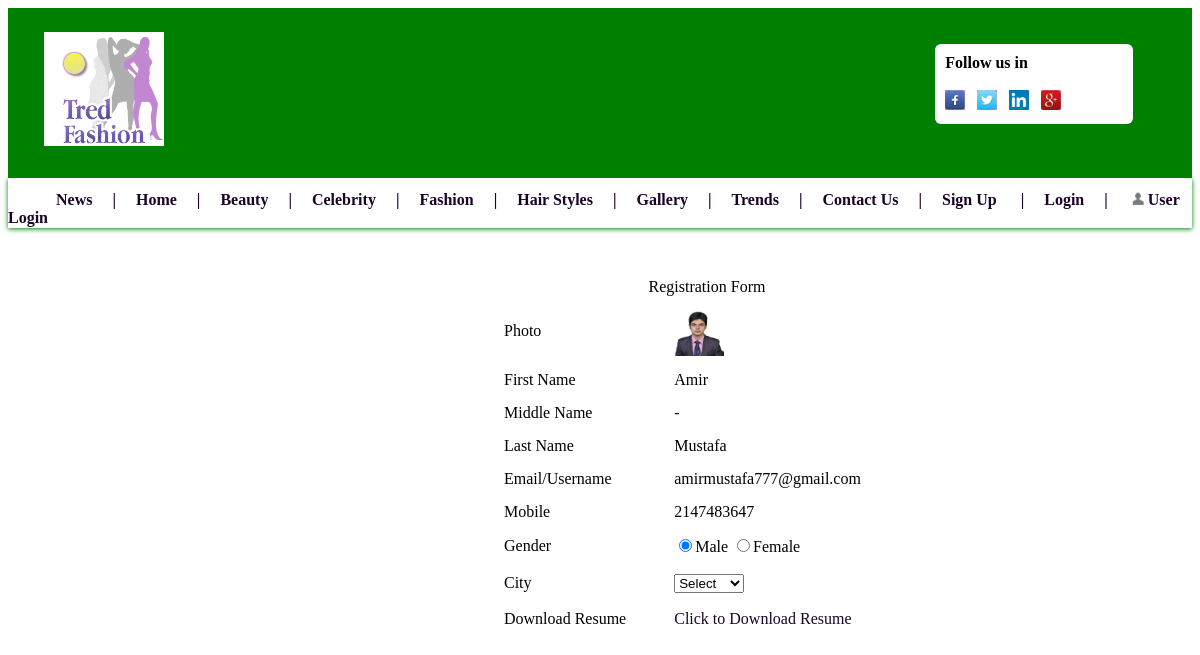
Screenshot of /admin/view.php?id=1 (signed in) with the database file from the repository.
### tables this page shows
CREATE TABLE IF NOT EXISTS `info` (
  `id` int(11) NOT NULL AUTO_INCREMENT,
  `fn` varchar(100) NOT NULL,
  `mn` varchar(100) NOT NULL,
  `ln` varchar(100) NOT NULL,
  `eml` varchar(100) NOT NULL,
  `pwd` varchar(100) NOT NULL,
  `mobile` int(11) NOT NULL,
  `gender` varchar(10) NOT NULL,
  `city` varchar(20) NOT NULL,
  `img` varchar(100) NOT NULL,
  `cv` varchar(100) NOT NULL,
  PRIMARY KEY (`id`),
  UNIQUE KEY `eml` (`eml`)
);

### admin/view.php (the view, shortened to what this page needs)
<?php
	include('../db.php');
	$q = "select * from info where id = ".$_REQUEST['id'];
	$r = mysqli_query($cn,$q);
	$res = mysqli_fetch_row($r);
?>
<html>
	<head>
		<link rel="stylesheet" href="../style5.css">
	</head>
	<body>
		<?php include('../header.php') ?>
		<div style="margin-left: 25%;" id="content">
			<div id="form">
				<table width="426" cellpadding="5" cellspacing="5">
					<caption>Registration Form</caption>
					<tr>
						<td>Photo</td>
						<td><img src="../<?php echo $res[9]; ?>" height="50px" width="50px"></td>
					</tr>
					<tr>
						<td>First Name</td>
						<td><?php echo $res[1]; ?></td>
					</tr>
					<tr>
						<td>Middle Name</td>
						<td><?php echo $res[2]; ?></td>
					</tr>
					<tr>
						<td>Last Name</td>
						<td><?php echo $res[3]; ?></td>
					</tr>
					<tr>
						<td>Email/Username</td>
						<td><?php echo $res[4]; ?></td>
					</tr>
					<tr>
						<td>Mobile</td>
						<td><?php echo $res[6]; ?></td>
					</tr>
					<tr>
						<td>Gender</td>
						<td><input type="radio" name="gender" value="male" <?php if($res[7] == 'male') { ?> checked="checked" <?php } ?>>Male
							<input type="radio" name="gender" value="female" <?php if($res[7] == 'female') { ?>   checked="checked" <?php } ?>>Female</td>
					</tr>
					<tr>
						<td height="34">City</td>
						<td><select name="city">
							<option value="">Select</option>
						</select>
					</tr>
					<tr>
						<td>Download Resume</td>
						<td><a href="../<?php echo $res[10]; ?>" target="_blank">Click to Download Resume</a></td>
					</tr>
				</table>
			</div>
		</div>
	</body>
</html>

### style5.css (style rules this page uses)
a:link { text-decoration:none; color:#1a0428; }
#form { margin-top: 50px; margin-left: 190px; }
a { text-decoration: none; }

### rows the page displays
info: img (picture), fn "Amir", mn "-", ln "Mustafa", eml "amirmustafa777@gmail.com", mobile "2147483647", gender "☑"
